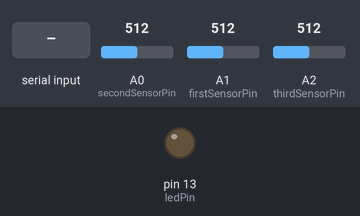
The sketch below on a simulated Arduino Uno, built with avr-gcc and run on an emulated ATmega328P. Shown: output pins drawn as LEDs (lit = HIGH). The test bench sets the inputs (shaded band); at power-on: A0 (secondSensorPin) = 512, A1 (firstSensorPin) = 512, A2 (thirdSensorPin) = 512. What the sketch prints to the serial monitor is not drawn.

Above: at 1.0 s.
1.1 s: "1" received over Serial
At 2.2 s:
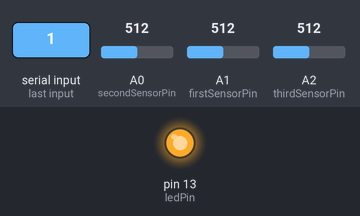
2.7 s: A0 (secondSensorPin) set to 716
4.2 s: A1 (firstSensorPin) set to 716
5.7 s: A2 (thirdSensorPin) set to 716
7.2 s: "0" received over Serial
10.2 s: A0 (secondSensorPin) set to 900
Timing chart, 0 to 12.7 s (numbered marks = the images above; inputs shaded):
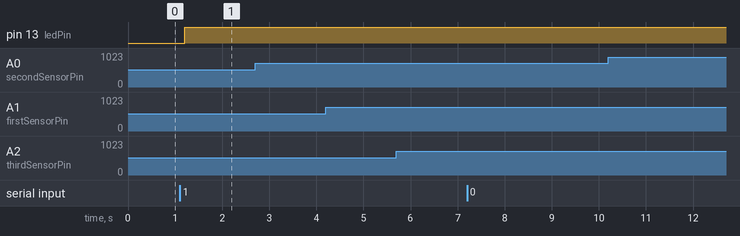

The sketch:

handshake_ard_multiple.ino
```cpp
char val; // Store data received from the serial port

int ledPin = 13; // set up LED pin

int firstSensorPin = A1; // set up sensor pins
int secondSensorPin = A0;
int thirdSensorPin = A2;

int firstSensorVal = 0; // variables to store sensor data
int secondSensorVal = 0;
int thirdSensorVal = 0;

boolean ledState = LOW; //to toggle our LED

void setup()
{
  pinMode(ledPin, OUTPUT); // Set pin as OUTPUT
  Serial.begin(9600); // set baud rate to 9600 bps
  establishContact();  // function sends a byte out until receiver responds
}

void loop()
{
  if (Serial.available() > 0) { // If data is available to read,
    val = Serial.read(); // read it and store it in val

    if(val == '1') //if we get a 1 from Processing
    {
      ledState = !ledState; //flip the ledState
      digitalWrite(ledPin, ledState);
    }
    delay(40);

  }

    else {
      firstSensorVal = analogRead(firstSensorPin);
//      secondSensorVal = 0;
//      thirdSensorVal = 10;
      secondSensorVal = analogRead(secondSensorPin);
      thirdSensorVal = analogRead(thirdSensorPin);

      Serial.write(firstSensorVal); // write the sensor values to the port
      Serial.write(secondSensorVal);
      Serial.write(thirdSensorVal);
      delay(10);
    }
}

void establishContact() {
  while (Serial.available() <= 0) {
    Serial.println("A");   // send a capital A
    delay(300);
  }
}
```

Measured:
- after the input at 1.1 s, pin 13 (ledPin): LOW → HIGH after 0.10 s
- after the input at 2.7 s, every drawn part: stays the same
- after the input at 4.2 s, every drawn part: stays the same
- after the input at 5.7 s, every drawn part: stays the same
- after the input at 7.2 s, every drawn part: stays the same
- after the input at 10.2 s, every drawn part: stays the same
